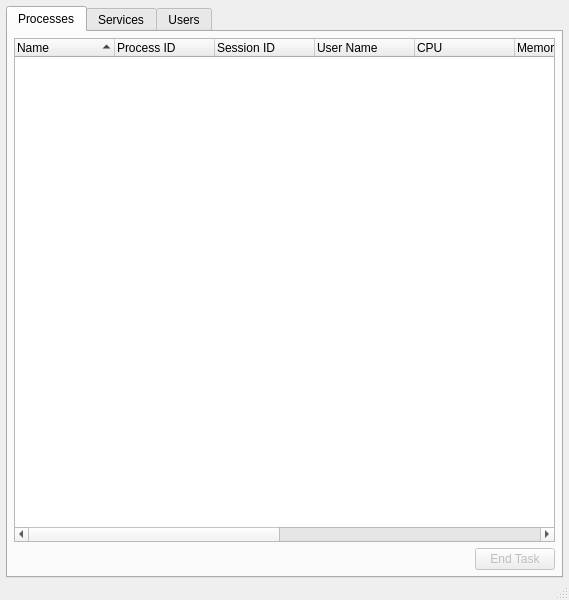
<?xml version="1.0" encoding="UTF-8"?>
<ui version="4.0">
 <class>TaskManagerWindow</class>
 <widget class="QMainWindow" name="TaskManagerWindow">
  <property name="geometry">
   <rect>
    <x>0</x>
    <y>0</y>
    <width>569</width>
    <height>600</height>
   </rect>
  </property>
  <property name="windowTitle">
   <string>Task Manager</string>
  </property>
  <widget class="QWidget" name="centralwidget">
   <layout class="QVBoxLayout" name="verticalLayout">
    <property name="leftMargin">
     <number>6</number>
    </property>
    <property name="topMargin">
     <number>6</number>
    </property>
    <property name="rightMargin">
     <number>6</number>
    </property>
    <property name="bottomMargin">
     <number>0</number>
    </property>
    <item>
     <widget class="QTabWidget" name="tab">
      <property name="currentIndex">
       <number>0</number>
      </property>
      <widget class="QWidget" name="tab_processes">
       <attribute name="title">
        <string>Processes</string>
       </attribute>
       <layout class="QVBoxLayout" name="verticalLayout_2">
        <property name="leftMargin">
         <number>6</number>
        </property>
        <property name="topMargin">
         <number>6</number>
        </property>
        <property name="rightMargin">
         <number>6</number>
        </property>
        <property name="bottomMargin">
         <number>6</number>
        </property>
        <item>
         <widget class="QTreeWidget" name="tree_processes">
          <property name="indentation">
           <number>0</number>
          </property>
          <property name="sortingEnabled">
           <bool>true</bool>
          </property>
          <attribute name="headerStretchLastSection">
           <bool>false</bool>
          </attribute>
          <column>
           <property name="text">
            <string>Name</string>
           </property>
          </column>
          <column>
           <property name="text">
            <string>Process ID</string>
           </property>
          </column>
          <column>
           <property name="text">
            <string>Session ID</string>
           </property>
          </column>
          <column>
           <property name="text">
            <string>User Name</string>
           </property>
          </column>
          <column>
           <property name="text">
            <string>CPU</string>
           </property>
          </column>
          <column>
           <property name="text">
            <string>Memory (private working set)</string>
           </property>
           <property name="textAlignment">
            <set>AlignLeading|AlignVCenter</set>
           </property>
          </column>
          <column>
           <property name="text">
            <string>Memory (working set)</string>
           </property>
           <property name="textAlignment">
            <set>AlignLeading|AlignVCenter</set>
           </property>
          </column>
          <column>
           <property name="text">
            <string>Memory (peak working set)</string>
           </property>
           <property name="textAlignment">
            <set>AlignLeading|AlignVCenter</set>
           </property>
          </column>
          <column>
           <property name="text">
            <string>Memory (working set delta)</string>
           </property>
           <property name="textAlignment">
            <set>AlignLeading|AlignVCenter</set>
           </property>
          </column>
          <column>
           <property name="text">
            <string>Threads</string>
           </property>
          </column>
          <column>
           <property name="text">
            <string>Image Path</string>
           </property>
          </column>
         </widget>
        </item>
        <item>
         <layout class="QHBoxLayout" name="horizontalLayout_3">
          <item>
           <spacer name="horizontalSpacer">
            <property name="orientation">
             <enum>Qt::Horizontal</enum>
            </property>
            <property name="sizeHint" stdset="0">
             <size>
              <width>227</width>
              <height>20</height>
             </size>
            </property>
           </spacer>
          </item>
          <item>
           <widget class="QPushButton" name="button_end_task">
            <property name="enabled">
             <bool>false</bool>
            </property>
            <property name="text">
             <string>End Task</string>
            </property>
           </widget>
          </item>
         </layout>
        </item>
       </layout>
      </widget>
      <widget class="QWidget" name="tab_services">
       <attribute name="title">
        <string>Services</string>
       </attribute>
       <layout class="QVBoxLayout" name="verticalLayout_4">
        <property name="leftMargin">
         <number>6</number>
        </property>
        <property name="topMargin">
         <number>6</number>
        </property>
        <property name="rightMargin">
         <number>6</number>
        </property>
        <property name="bottomMargin">
         <number>6</number>
        </property>
        <item>
         <widget class="QTreeWidget" name="tree_services">
          <property name="indentation">
           <number>0</number>
          </property>
          <property name="sortingEnabled">
           <bool>true</bool>
          </property>
          <column>
           <property name="text">
            <string>Name</string>
           </property>
          </column>
          <column>
           <property name="text">
            <string>Status</string>
           </property>
          </column>
          <column>
           <property name="text">
            <string>Startup type</string>
           </property>
          </column>
          <column>
           <property name="text">
            <string>Description</string>
           </property>
          </column>
         </widget>
        </item>
       </layout>
      </widget>
      <widget class="QWidget" name="tab_users">
       <attribute name="title">
        <string>Users</string>
       </attribute>
       <layout class="QVBoxLayout" name="verticalLayout_3">
        <property name="leftMargin">
         <number>6</number>
        </property>
        <property name="topMargin">
         <number>6</number>
        </property>
        <property name="rightMargin">
         <number>6</number>
        </property>
        <property name="bottomMargin">
         <number>6</number>
        </property>
        <item>
         <widget class="QTreeWidget" name="tree_users">
          <property name="indentation">
           <number>0</number>
          </property>
          <property name="sortingEnabled">
           <bool>true</bool>
          </property>
          <column>
           <property name="text">
            <string>Name</string>
           </property>
          </column>
          <column>
           <property name="text">
            <string>ID</string>
           </property>
          </column>
          <column>
           <property name="text">
            <string>Status</string>
           </property>
          </column>
          <column>
           <property name="text">
            <string>Client name</string>
           </property>
          </column>
          <column>
           <property name="text">
            <string>Session name</string>
           </property>
          </column>
         </widget>
        </item>
        <item>
         <layout class="QHBoxLayout" name="horizontalLayout">
          <item>
           <spacer name="horizontalSpacer_2">
            <property name="orientation">
             <enum>Qt::Horizontal</enum>
            </property>
            <property name="sizeHint" stdset="0">
             <size>
              <width>40</width>
              <height>20</height>
             </size>
            </property>
           </spacer>
          </item>
          <item>
           <widget class="QPushButton" name="button_disconnect_user">
            <property name="enabled">
             <bool>false</bool>
            </property>
            <property name="text">
             <string>Disconnect</string>
            </property>
           </widget>
          </item>
          <item>
           <widget class="QPushButton" name="button_logoff">
            <property name="enabled">
             <bool>false</bool>
            </property>
            <property name="text">
             <string>Logoff</string>
            </property>
           </widget>
          </item>
         </layout>
        </item>
       </layout>
      </widget>
     </widget>
    </item>
   </layout>
  </widget>
  <widget class="QStatusBar" name="statusbar"/>
  <action name="action_end_task">
   <property name="text">
    <string>End Task</string>
   </property>
  </action>
  <action name="action_start_service">
   <property name="text">
    <string>Start</string>
   </property>
  </action>
  <action name="action_stop_service">
   <property name="text">
    <string>Stop</string>
   </property>
  </action>
  <action name="action_disconnect_user">
   <property name="text">
    <string>Disconnect</string>
   </property>
  </action>
  <action name="action_logoff_user">
   <property name="text">
    <string>Logoff</string>
   </property>
  </action>
  <action name="action_high_speed">
   <property name="checkable">
    <bool>true</bool>
   </property>
   <property name="text">
    <string>High</string>
   </property>
  </action>
  <action name="action_medium_speed">
   <property name="checkable">
    <bool>true</bool>
   </property>
   <property name="text">
    <string>Medium</string>
   </property>
  </action>
  <action name="action_low_speed">
   <property name="checkable">
    <bool>true</bool>
   </property>
   <property name="text">
    <string>Low</string>
   </property>
  </action>
  <action name="action_update">
   <property name="text">
    <string>Update</string>
   </property>
  </action>
  <action name="action_disable_update">
   <property name="checkable">
    <bool>true</bool>
   </property>
   <property name="text">
    <string>Disabled</string>
   </property>
  </action>
 </widget>
 <resources/>
 <connections/>
</ui>
